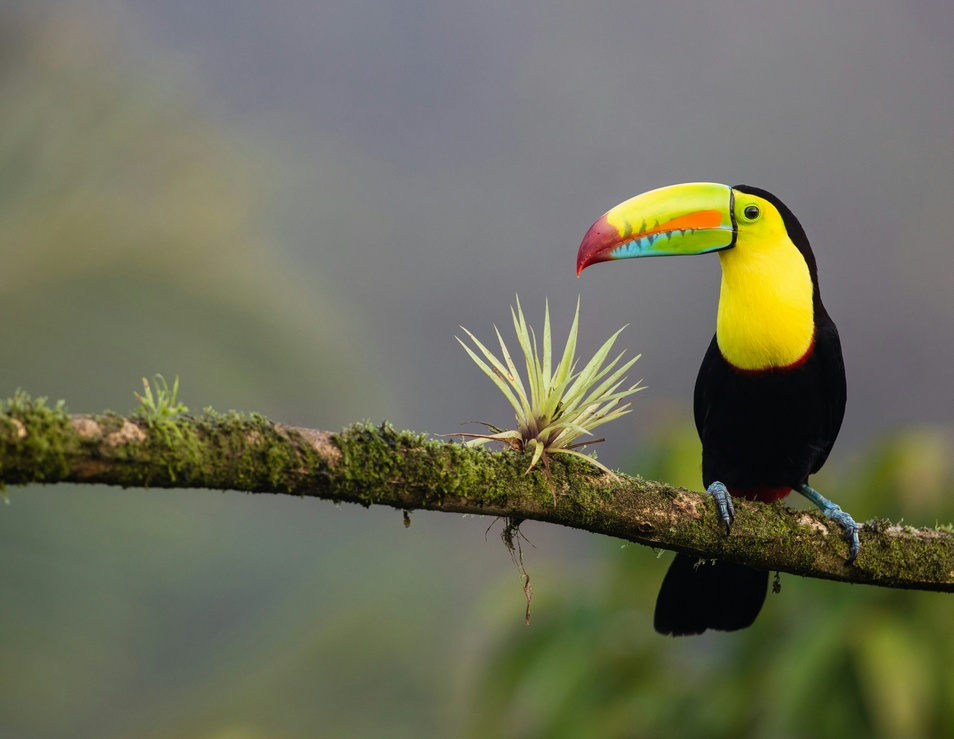
#> input picture assets/bird.jpg, 954 x 739 px, shrunk from 4171 x 3232 before the run, found by its file name
$ python global_threshold.py
#> lines starting #> are read from the running program, lines starting #| are printed output that depends on the picture; after the words box and inside, x2 and y2 are one past the last pixel; in counts of white or black regions, pixels touching at a corner belong together
import os
import cv2

img = cv2.imread(os.path.join('assets', 'bird.jpg'))
#> img is the input picture: shape (739, 954, 3); mean B, G, R 90.1, 110.8, 109.6
img_gray = cv2.cvtColor(img, cv2.COLOR_BGR2GRAY)
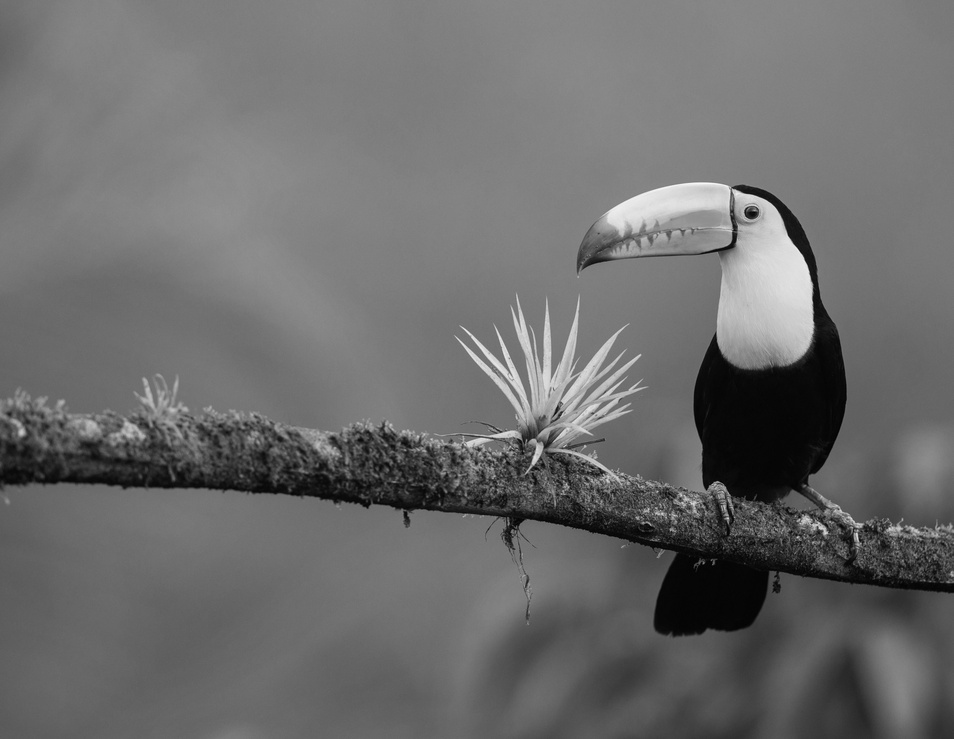
#> img_gray: shape (739, 954); min 0, max 249, mean 108.1
ret, thresh = cv2.threshold(img_gray, 100, 255, cv2.THRESH_BINARY)
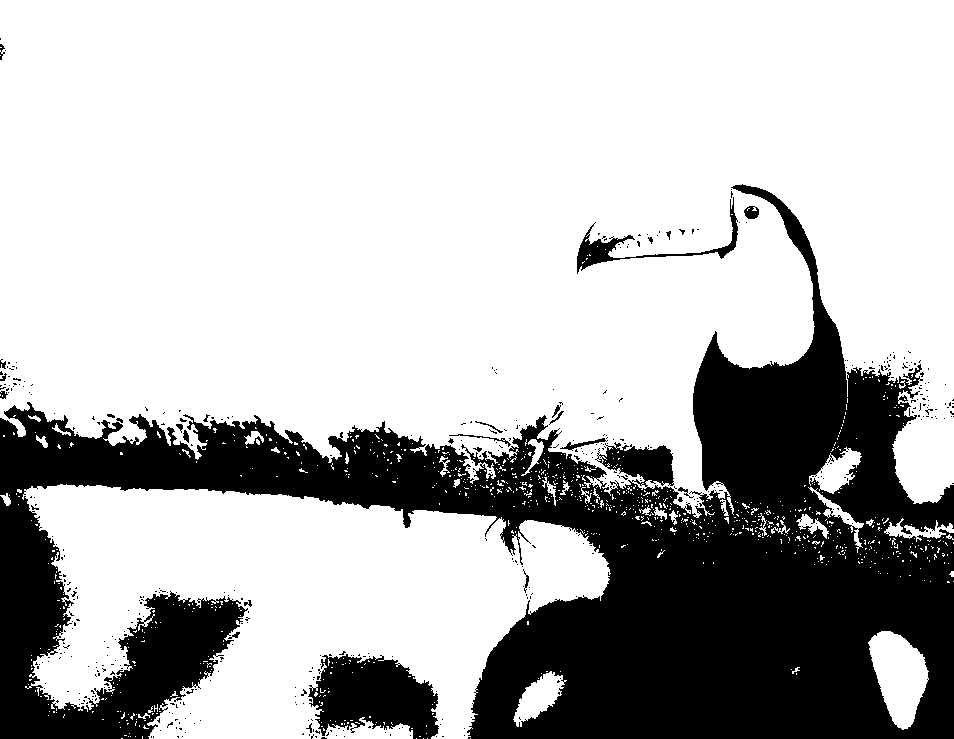
#> thresh: shape (739, 954); 72% white; 472 black regions (446 under 20 px), largest, box (x1, y1, x2, y2) and area: (0, 184, 954, 739) 185796, (308, 654, 439, 739) 7469, (577, 197, 738, 274) 1489

# blurring helps get rid of the backgroud noise (comment out 9 and 10 to see the difference)
thresh = cv2.blur(thresh, (10, 10))
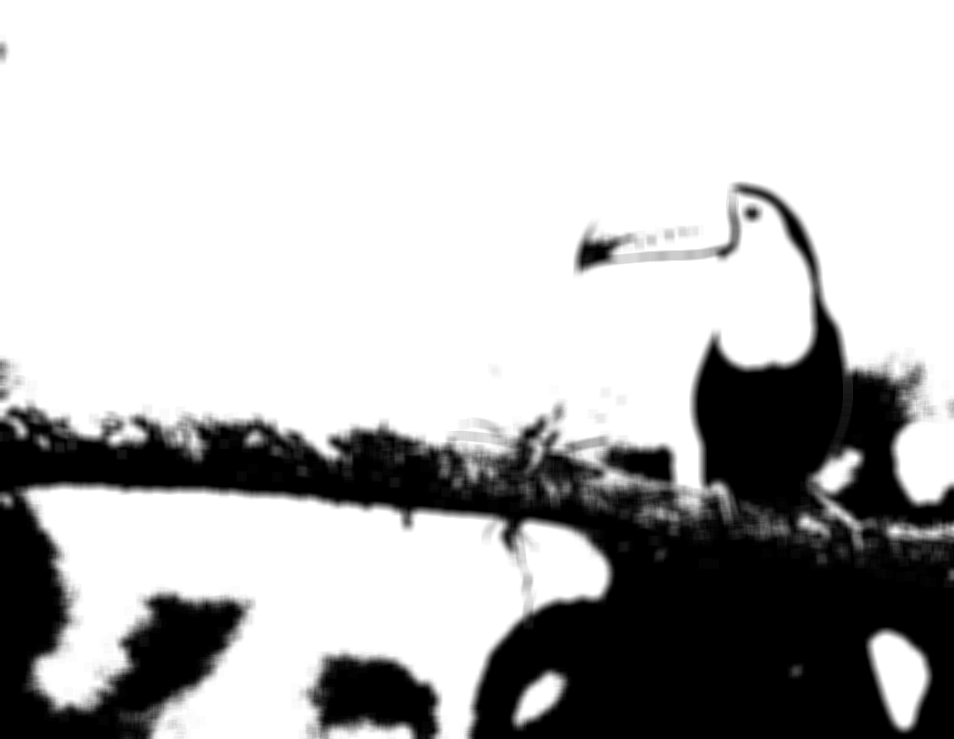
#> thresh: shape (739, 954); min 0, max 255, mean 183.8
ret, thresh = cv2.threshold(thresh, 100, 255, cv2.THRESH_BINARY)
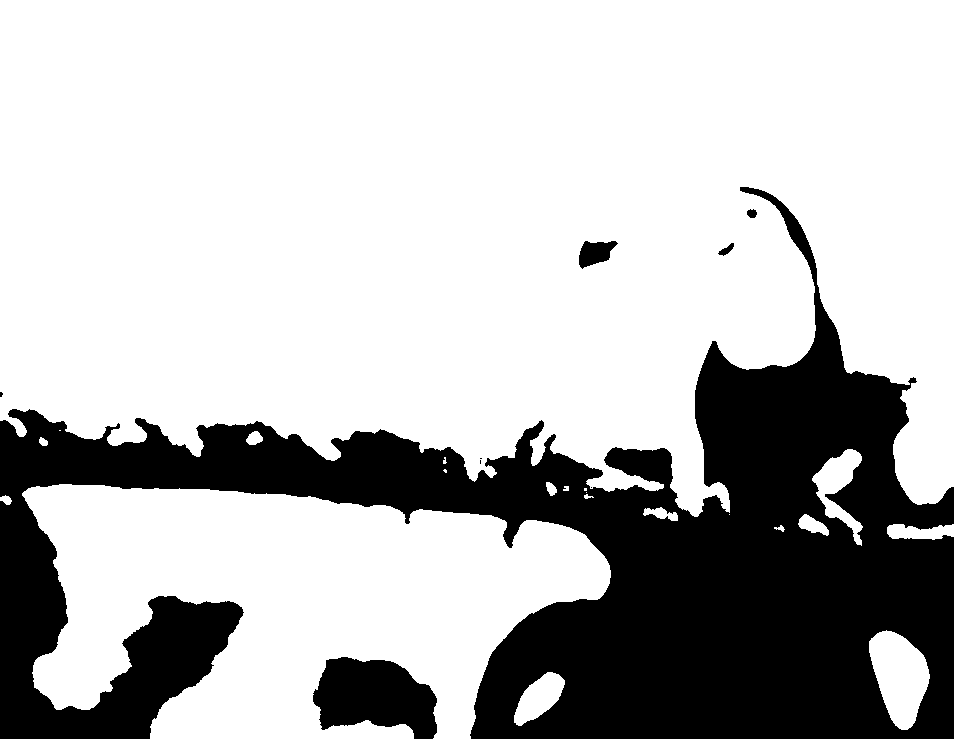
#> thresh: shape (739, 954); 72.9% white; 9 black regions (4 under 20 px), largest, box (x1, y1, x2, y2) and area: (0, 187, 954, 739) 182721, (313, 657, 437, 739) 7157, (579, 241, 618, 269) 687, (718, 243, 734, 256) 92, (747, 209, 757, 218) 69


cv2.imshow('img', img)
cv2.imshow('thresh', thresh)

while True:
        if cv2.waitKey(1) & 0xFF == ord('q'):
#> (key q is pressed here)
            break

$ run again, with assets/handwritten.png saved as assets/bird.jpg
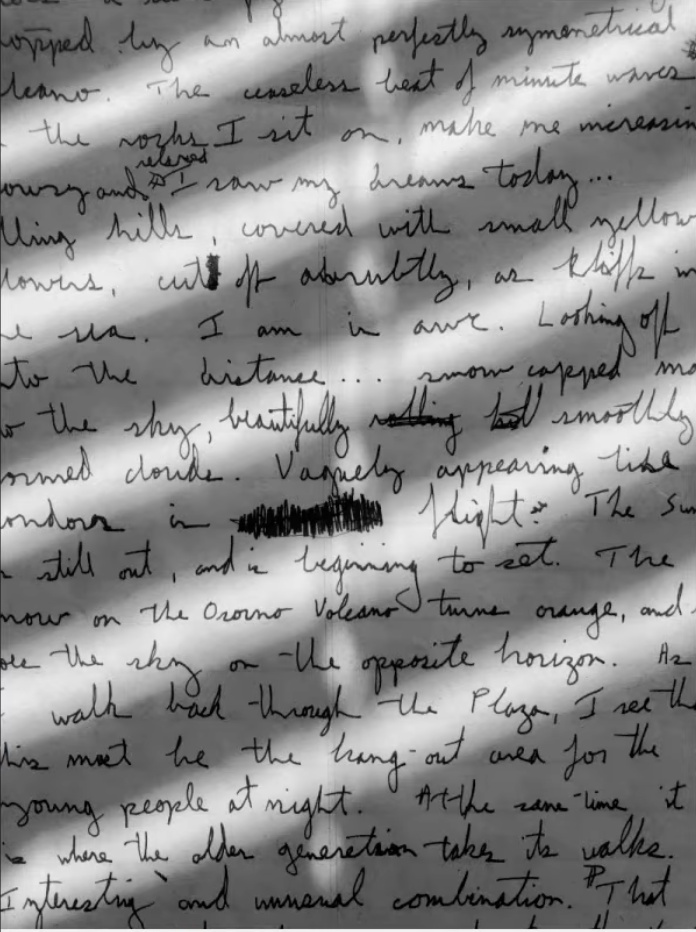
#> input picture assets/handwritten.png, 696 x 932 px, found by its file name
#> img is the input picture: shape (932, 696, 3); mean B, G, R 138.5, 138.5, 138.5
#> `ret, thresh = cv2.threshold(img_gray, 100, 255, cv2.THRESH_BINARY)`:
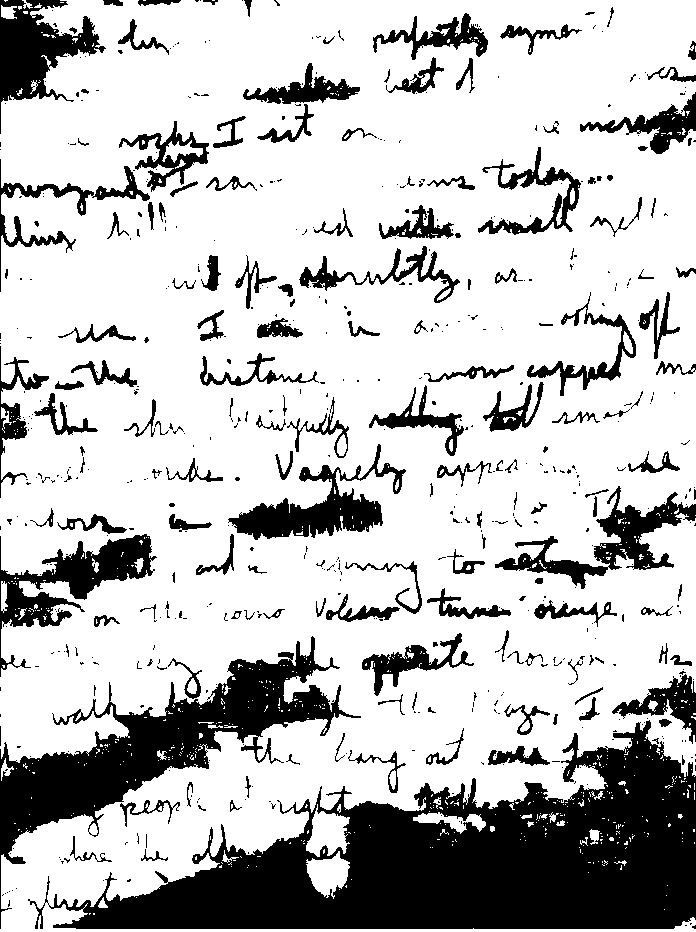
#> thresh: shape (932, 696); 75.6% white; 606 black regions (445 under 20 px), largest, box (x1, y1, x2, y2) and area: (28, 720, 696, 929) 65606, (0, 636, 361, 929) 22345, (0, 534, 157, 677) 6171
#> `ret, thresh = cv2.threshold(thresh, 100, 255, cv2.THRESH_BINARY)`:
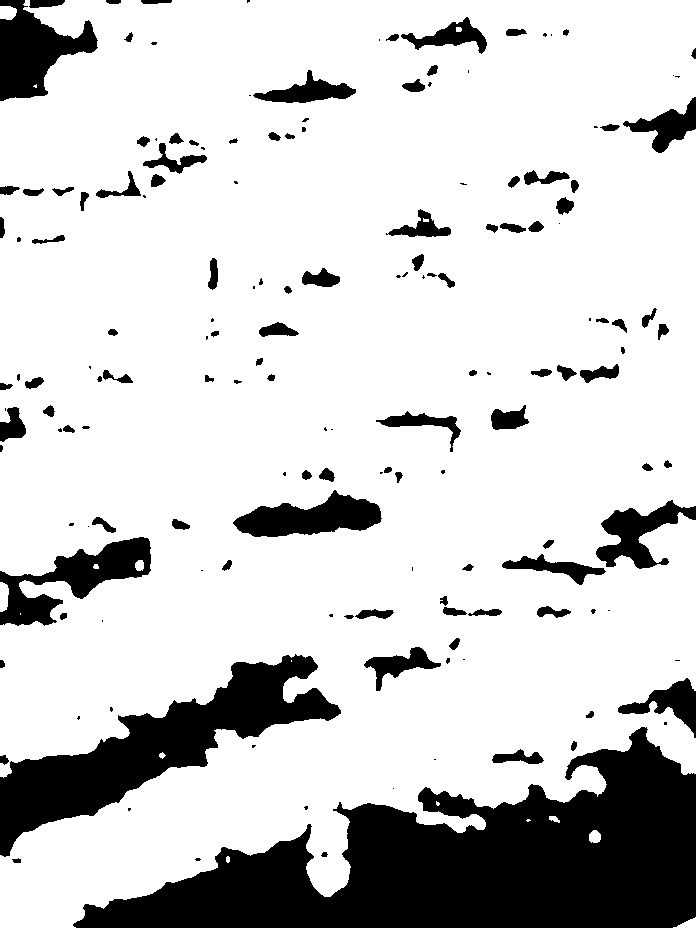
#> thresh: shape (932, 696); 81.2% white; 163 black regions (59 under 20 px), largest, box (x1, y1, x2, y2) and area: (73, 727, 696, 928) 62417, (0, 654, 341, 857) 20380, (0, 537, 151, 626) 5320
